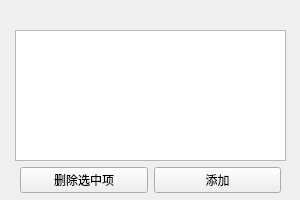
<?xml version="1.0" encoding="UTF-8"?>
<ui version="4.0">
 <class>Form</class>
 <widget class="QWidget" name="Form">
  <property name="geometry">
   <rect>
    <x>0</x>
    <y>0</y>
    <width>300</width>
    <height>200</height>
   </rect>
  </property>
  <property name="windowTitle">
   <string/>
  </property>
  <widget class="QTableView" name="tableView">
   <property name="geometry">
    <rect>
     <x>15</x>
     <y>30</y>
     <width>271</width>
     <height>131</height>
    </rect>
   </property>
   <property name="font">
    <font>
     <pointsize>10</pointsize>
    </font>
   </property>
   <property name="frameShadow">
    <enum>QFrame::Raised</enum>
   </property>
  </widget>
  <widget class="QWidget" name="layoutWidget">
   <property name="geometry">
    <rect>
     <x>15</x>
     <y>160</y>
     <width>271</width>
     <height>41</height>
    </rect>
   </property>
   <layout class="QHBoxLayout" name="horizontalLayout">
    <property name="leftMargin">
     <number>5</number>
    </property>
    <property name="topMargin">
     <number>5</number>
    </property>
    <property name="rightMargin">
     <number>5</number>
    </property>
    <property name="bottomMargin">
     <number>5</number>
    </property>
    <item>
     <widget class="QPushButton" name="pushButton_2">
      <property name="text">
       <string>删除选中项</string>
      </property>
      <property name="icon">
       <iconset resource="../resource.qrc">
        <normaloff>:/images/images/delete.png</normaloff>:/images/images/delete.png</iconset>
      </property>
     </widget>
    </item>
    <item>
     <widget class="QPushButton" name="pushButton">
      <property name="text">
       <string>添加</string>
      </property>
      <property name="icon">
       <iconset resource="../resource.qrc">
        <normaloff>:/images/images/add.png</normaloff>:/images/images/add.png</iconset>
      </property>
     </widget>
    </item>
   </layout>
  </widget>
  <widget class="QPushButton" name="backbutton">
   <property name="geometry">
    <rect>
     <x>0</x>
     <y>0</y>
     <width>30</width>
     <height>30</height>
    </rect>
   </property>
   <property name="toolTip">
    <string>返回主界面</string>
   </property>
   <property name="text">
    <string/>
   </property>
   <property name="icon">
    <iconset resource="../resource.qrc">
     <normaloff>:/images/images/back.png</normaloff>:/images/images/back.png</iconset>
   </property>
   <property name="flat">
    <bool>true</bool>
   </property>
  </widget>
 </widget>
 <resources>
  <include location="../resource.qrc"/>
 </resources>
 <connections/>
</ui>
